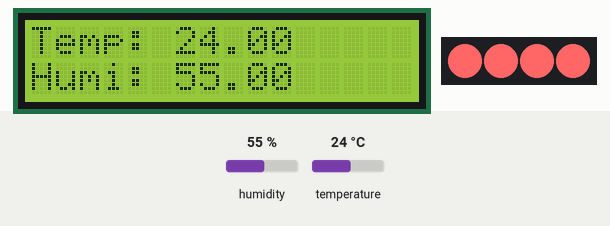
This sketch was run on a simulated ESP32. On the bench: 16×2 character LCD, 4 RGB LEDs in strip order, left to right. The inputs (shaded band) are chosen by the test bench; at power-on: humidity 55 %, temperature 24 °C.

Above: at 1.2 s.
1.3 s: humidity set to 22 %
At 4.2 s:
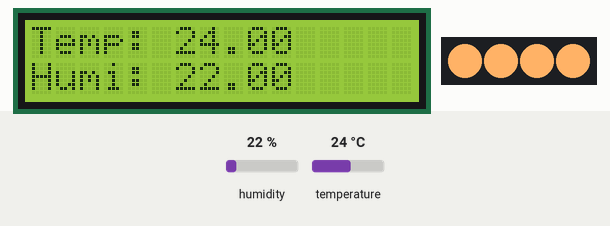
4.3 s: temperature set to 12 °C
At 5.9 s:
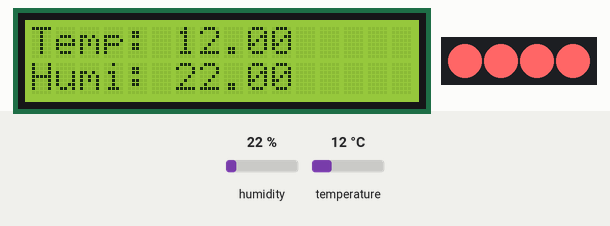
7.3 s: humidity set to 40 %
At 7.9 s:
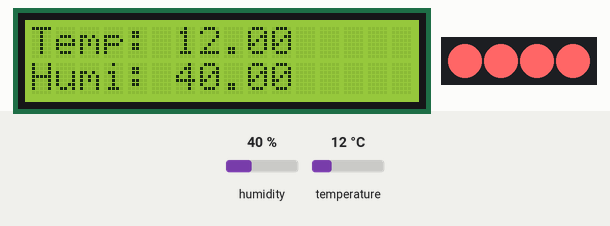
10.3 s: temperature set to 19 °C
At 12.5 s:
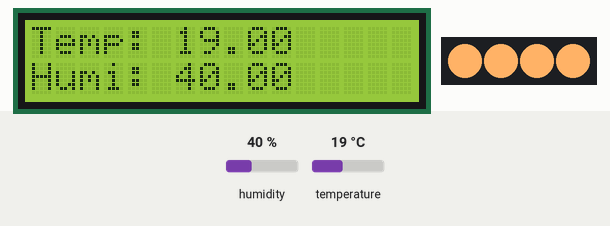
Timing chart, 0 to 13.1 s (numbered marks = the images above; inputs shaded):
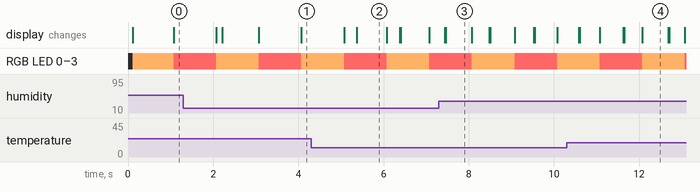

Measured:
- what the display in image 2 shows lasts 0.7 s, from 5.4 s to 6.1 s
- what the display in image 3 shows lasts 0.6 s, from 7.5 s to 8.1 s

The sketch:

0_RTOS_0.ino
```cpp
#include <Adafruit_NeoPixel.h>
#include "LiquidCrystal_I2C.h";
#include "DHT20.h"

// Define your tasks here
void TaskBlink(void* params);
void TaskRead(void* params);

//Define your components here
Adafruit_NeoPixel pixels3(4, D3, NEO_GRB + NEO_KHZ800);
LiquidCrystal_I2C lcd(0x21, 16, 2);
DHT20 dht;

void setup() {

  // Initialize serial communication at 115200 bits per second:
  Serial.begin(115200);

  xTaskCreate(TaskBlink, "Task Blink", 2048, NULL, 2, NULL);
  xTaskCreate(TaskRead, "Task Read", 2048, NULL, 1, NULL);

  lcd.init();
  lcd.backlight();

  pixels3.begin();

  pinMode(A0, INPUT);
}

void loop() {
}

/*--------------------------------------------------*/
/*---------------------- Tasks ---------------------*/
/*--------------------------------------------------*/

void TaskBlink(void* params) {
  while(1) {
    pixels3.fill(pixels3.Color(255,178,102));
    pixels3.show();
    delay(1000);
    pixels3.fill(pixels3.Color(255,102,102));
    pixels3.show();
    delay(1000);
  }
}

void TaskRead(void *params) {
  while(1) {
    dht.read();
    lcd.clear();
    lcd.setCursor(0,0);
    lcd.print("Temp: ");
    lcd.print(dht.getTemperature());
    lcd.setCursor(0,1);
    lcd.print("Humi: ");
    lcd.print(dht.getHumidity());
    delay(1000);
  }
}
```
